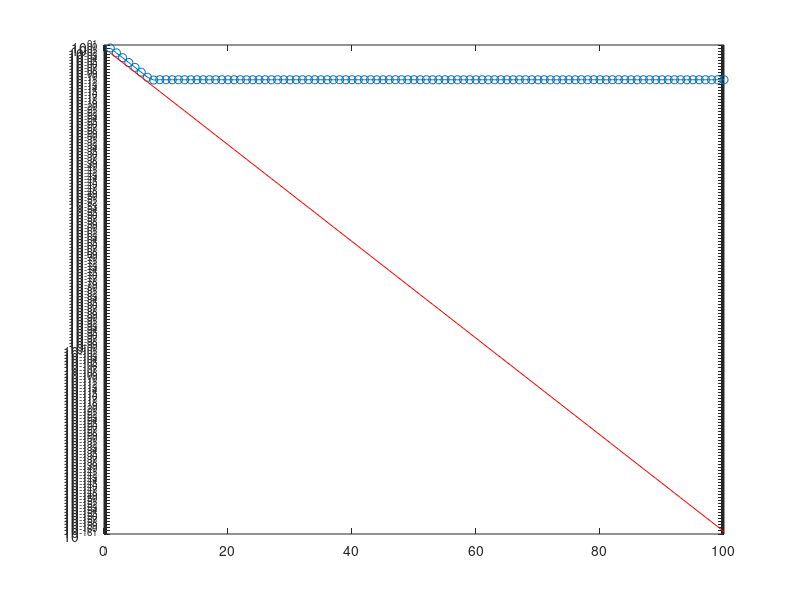

The MATLAB script that drew this image:
function power_test

A = randn(2000,2000);

dd = ones(2000,1);
dd(1) = 40;

A = A * diag(dd) / A;

tic
 [X, lambda] = eig(A);
toc

Nmax = 100;

tic
[lam, v]= powerIt(A,Nmax);
toc

err = abs(lam-max(dd));

N = 1:Nmax;

semilogy(N,err,'o-', N,(1/dd(1)).^N,'r')



keyboard

return


function [lam, v]= powerIt(A,Nmax)

n = size(A,1);

q = rand(n,1);
q = q/norm(q);
lam = zeros(Nmax,1);

for j = 1:Nmax
    
   z = A*q;
   q = z/norm(z);
   lam(j) = q'*A*q;
end

v= q;

return